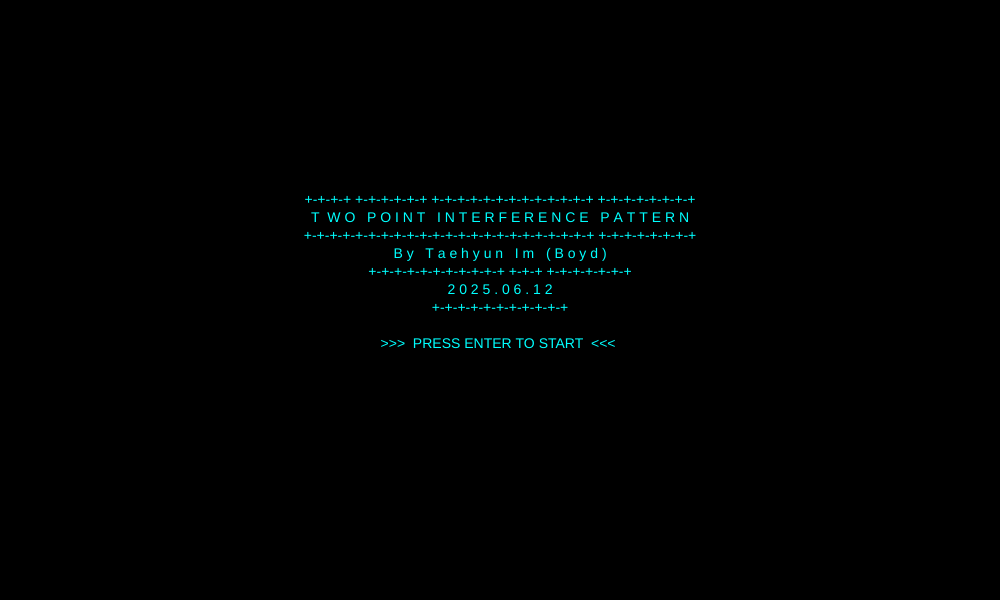
Frame 1 (no input)
Frame 60 (no input): identical to frame 1, image omitted
Frame 120 (the mouse pressed at the canvas centre since frame 60): identical to frame 1, image omitted

The p5.js sketch that drew this single still picture (run headless with seeded random() and noise() and a simulated clock; from frame 60 on, the mouse is pressed at the canvas centre):

// p5.js sketch
// ── sketch.js
let showTitleScreen = true;

const asciiTitle = [
  "     +-+-+-+ +-+-+-+-+-+ +-+-+-+-+-+-+-+-+-+-+-+-+ +-+-+-+-+-+-+-+     ",
  "      T  W O   P O I N T   I N T E R F E R E N C E   P A T T E R N      ",
  "     +-+-+-+-+-+-+-+-+-+-+-+-+-+-+-+-+-+-+-+-+-+-+ +-+-+-+-+-+-+-+     ",
  "               B y   T a e h y u n   I m   ( B o y d )               ",
  "              +-+-+-+-+-+-+-+-+-+-+ +-+-+ +-+-+-+-+-+-+              ",
  "                         2 0 2 5 . 0 6 . 1 2                         ",
  "                        +-+-+-+-+-+-+-+-+-+-+                        ",
  "                                                                     ",
  "                     >>>  PRESS ENTER TO START  <<<                      "
];

let wavelength = 25;
let frequency = 1.5;
let waveSpeed = 50;
let sourceDistance = 200;

let paused = false;
let showCircle = true;
let showDot = true;

let source1, source2;
let startTime, currentTime = 0, pausedStartTime = 0, totalPausedTime = 0;

function setup() {
  createCanvas(1000, 600);
  frameRate(60);
  ellipseMode(CENTER);
  textAlign(CENTER, CENTER);
  textSize(14);
  source1 = createVector(width / 2 - sourceDistance / 2, height / 2);
  source2 = createVector(width / 2 + sourceDistance / 2, height / 2);
  startTime = millis() / 1000.0;
}

function draw() {
  if (showTitleScreen) { drawTitleScreen(); return; }

  background(0);

  if (!paused) {
    currentTime = millis() / 1000.0 - startTime - totalPausedTime;
  }

  waveSpeed = wavelength * frequency;
  source1.x = width / 2 - sourceDistance / 2;
  source2.x = width / 2 + sourceDistance / 2;

  if (showCircle) {
    drawWaveCircles(source1, currentTime);
    drawWaveCircles(source2, currentTime);
  }

  if (showDot) drawNodalLines(source1, source2, currentTime);

  drawLabels();

  fill(255, 0, 0);
  stroke(255, 0, 0);
  strokeWeight(4);
  ellipse(source1.x, source1.y, 10, 10);
  ellipse(source2.x, source2.y, 10, 10);
}

function drawTitleScreen() {
  background(0);
  fill(0, 255, 255);
  noStroke();
  textSize(14);
  textAlign(CENTER, CENTER);
  for (let i = 0; i < asciiTitle.length; i++) {
    text(asciiTitle[i], width / 2, height / 4 + i * 18 + 50);
  }
}

function drawWaveCircles(source, t) {
  noFill();
  strokeWeight(1.2);
  stroke(255, 255, 255, 150);
  let maxRadius = t * waveSpeed;
  let startRadius = maxRadius % wavelength;
  for (let r = startRadius; r < maxRadius; r += wavelength) {
    ellipse(source.x, source.y, r * 2, r * 2);
  }
}

function drawNodalLines(s1, s2, t) {
  let maxRadius = t * waveSpeed;
  let cx = (s1.x + s2.x) / 2.0;
  let cy = (s1.y + s2.y) / 2.0;
  let c = dist(s1.x, s1.y, s2.x, s2.y) / 2.0;

  stroke(0, 255, 255);
  strokeWeight(1.5);
  noFill();

  for (let m = 0; (m + 0.5) * wavelength < maxRadius; m++) {
    let pathDiff = (m + 0.5) * wavelength;
    let a = pathDiff / 2.0;
    if (a >= c) continue;
    let b2 = c * c - a * a;

    for (let branch = -1; branch <= 1; branch += 2) {
      let shapeOpen = false;
      for (let py = 0; py <= height; py++) {
        let yRel = py - cy;
        let xRel = branch * a * sqrt(1.0 + (yRel * yRel) / b2);
        let px = cx + xRel;
        let d1 = dist(px, py, s1.x, s1.y);
        let d2 = dist(px, py, s2.x, s2.y);
        let inBounds = d1 <= maxRadius && d2 <= maxRadius && px >= 0 && px <= width;
        if (inBounds) {
          if (!shapeOpen) { beginShape(); shapeOpen = true; }
          vertex(px, py);
        } else {
          if (shapeOpen) { endShape(); shapeOpen = false; }
        }
      }
      if (shapeOpen) endShape();
    }
  }
}

function drawLabels() {
  fill(0, 0, 0, 150);
  noStroke();
  rect(5, 5, 200, 133);
  fill(0, 255, 255);
  textAlign(LEFT, CENTER);
  textSize(14);
  text("Wavelength (Q/A): " + nf(wavelength, 0, 1), 10, 25);
  text("Frequency (W/S): " + nf(frequency, 0, 1), 10, 45);
  text("Source Distance (E/D): " + nf(sourceDistance, 0, 1), 10, 65);
  text("Pause (SPACEBAR)", 10, 85);
  text("Toggle lines (r)", 10, 105);
  text("Toggle waves (f)", 10, 125);
}

function keyPressed() {
  if (showTitleScreen && keyCode === ENTER) {
    showTitleScreen = false;
    startTime = millis() / 1000.0;
    totalPausedTime = 0;
    paused = false;
    return false;
  }

  if (key === 'q') wavelength += 1;
  if (key === 'a') wavelength -= 1;
  wavelength = constrain(wavelength, 5, 100);

  if (key === 'w') frequency += 0.1;
  if (key === 's') frequency -= 0.1;
  frequency = constrain(frequency, 0.1, 5);

  if (key === 'e') sourceDistance += 5;
  if (key === 'd') sourceDistance -= 5;
  sourceDistance = constrain(sourceDistance, 10, 1000);

  if (key === 'r') showDot = !showDot;
  if (key === 'f') showCircle = !showCircle;

  if (key === ' ') {
    paused = !paused;
    if (paused) {
      pausedStartTime = millis() / 1000.0;
    } else {
      totalPausedTime += millis() / 1000.0 - pausedStartTime;
    }
  }

  return false; // prevent browser default (e.g. spacebar scrolling)
}
